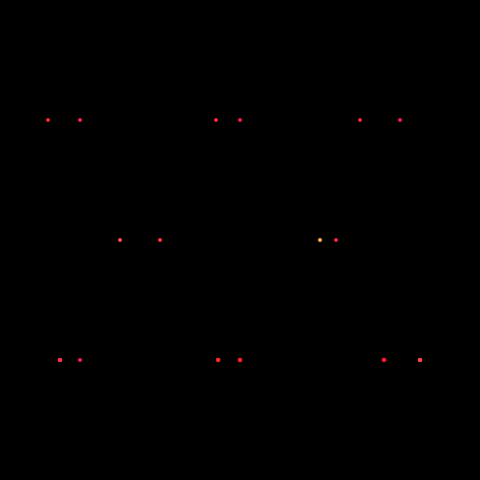
Frame 1 (no input)
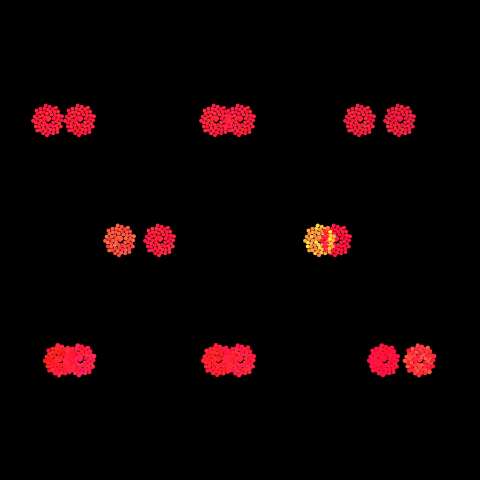
Frame 60 (no input)
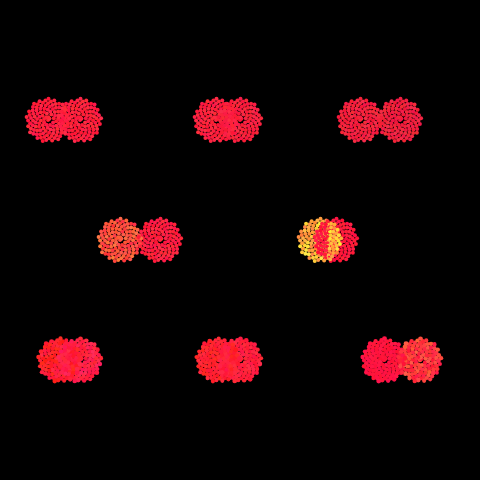
Frame 120 (the mouse pressed at the canvas centre since frame 60)

The p5.js sketch that drew these frames (run headless with seeded random() and noise() and a simulated clock; from frame 60 on, the mouse is pressed at the canvas centre):

// p5.js sketch
// ── sketch.js
//goals: would like to make many of these at one with differing colors

var n = 0; 
var c = 2;

function setup() {
  createCanvas(480, 480);
  colorMode(RGB);
  background(0);
  frameRate(40);
}

function draw() {
  var a = n * 137.5;
  var r = c * sqrt(n);
  
  
  
  //TOP ROW ----------------------------------------------------------
  var x = r * cos(a) +  10 * width/12; 
  var y = r * sin(a) + height/4;
  
  noStroke();
  fill(random(240, 244), random(20, 45), random(50, 75)); 
  ellipse(x, y, 4, 4);
  
  
  var x = r * cos(a) +  3 * width/4; 
  var y = r * sin(a) + height/4;
  
  noStroke();
  fill(random(244,248), random(20, 45), random(50, 75)); 
  ellipse(x, y, 4, 4);
  
  var x = r * cos(a) + width/2; 
  var y = r * sin(a) + height/4;
  
  noStroke();
  fill(random(248, 252), random(20, 45), random(50, 75)); 
  ellipse(x, y, 4, 4); 
  
  var x = r * cos(a) + 9 * width/20; 
  var y = r * sin(a) + height/4;
  
  noStroke();
  fill(random(252, 256), random(20, 45), random(50, 75)); 
  ellipse(x, y, 4, 4); 
  
  
  var x = r * cos(a) + width/6; 
  var y = r * sin(a) + height/4;
  
  noStroke();
  fill(random (256, 260) , random(20, 45), random(50, 75)); 
  ellipse(x, y, 4, 4); 
  
  var x = r * cos(a) + width/10; 
  var y = r * sin(a) + height/4;
  
  noStroke();
  fill(random (260, 264), random(20, 45), random(50, 75)); 
  ellipse(x, y, 4, 4); 
  
  
  
  
  //MIDDLE ROW -----------------------------------------------------------
  var x = r * cos(a) +  width/3; 
  var y = r * sin(a) + height/2;
  
  noStroke();
  fill(random(264, 268), random(20, 45), random(50, 75)); 
  ellipse(x, y, 4, 4);
  
  var x = r * cos(a) +  width/4; 
  var y = r * sin(a) + height/2;
  
  noStroke();
  fill(random(268, 272), random(120, 45), random(50, 75)); 
  ellipse(x, y, 4, 4);
  
  
  var x = r * cos(a) +  2 * width/3; 
  var y = r * sin(a) + height/2;
  
  noStroke();
  fill(random(272, 276), random(120, 245), random(50, 75)); 
  ellipse(x, y, 4, 4);
  
  
  var x = r * cos(a) +  3.5* width/5; 
  var y = r * sin(a) + height/2;
  
  noStroke();
  fill(random(276, 280), random(12, 35), random(50, 75)); 
  ellipse(x, y, 4, 4);
    
  
  
  
  //BOTTOM ROW --------------------------------------------------------------
  var x = r * cos(a) +  width/2; 
  var y = r * sin(a) + 3 * height/4;
  
  noStroke();
  fill(random(280, 284), random(20, 45), random(50, 75)); 
  ellipse(x, y, random(4, 5), random(4, 5)); 
  
  
  
  
  
  
  //BOTTOM ROW
  //bottom row middle
  var x = r * cos(a) +  10.5 * width/12; 
  var y = r * sin(a) + 3 * height/4;
  
  // //bottom row middle right
  noStroke();
  fill(random(284, 288), random(20, 99), random(50, 75)); 
  ellipse(x, y, random(4, 5), random(4, 5)); 
  
  
  
  //bottom row middle 1
  var x = r * cos(a) +  width/2.2; 
  var y = r * sin(a) + 3 * height/4;
  
  noStroke();
  fill(random(288, 292), random(22, 45), random(30, 65)); 
  ellipse(x, y, random(4, 5), random(4, 5)); 
  
  
  var x = r * cos(a) +  width/8; 
  var y = r * sin(a) + 3 * height/4;
  
  noStroke();
  fill(random(292, 296), random(20, 45), random(20, 75)); 
  ellipse(x, y, random(4, 5), random(4, 5)); 
  
  
    
  var x = r * cos(a) + 4*  width/5; 
  var y = r * sin(a) + 3 * height/4;
  
  noStroke();
  fill(random(296 , 300), random(15, 25), random(50, 75)); 
  ellipse(x, y, random(4, 5), random(4, 5)); 
  
  
    //bottom row right
  var x = r * cos(a) +  2.5 * width/3; 
  var y = r * sin(a) + 3 * height/2;
  
  noStroke();
  fill(random(288, 292), random(40, 45), random(75)); 
  ellipse(x, y, random(4, 5), random(4, 5)); 
  
  
  
  var x = r * cos(a) +  width/6; 
  var y = r * sin(a) + 3 * height/4;
  
  noStroke();
  fill(random(260 , 265), random(20, 45), random(50, 95)); 
  ellipse(x, y, random(4, 5), random(4, 5)); 
  
   n++;

  
}
